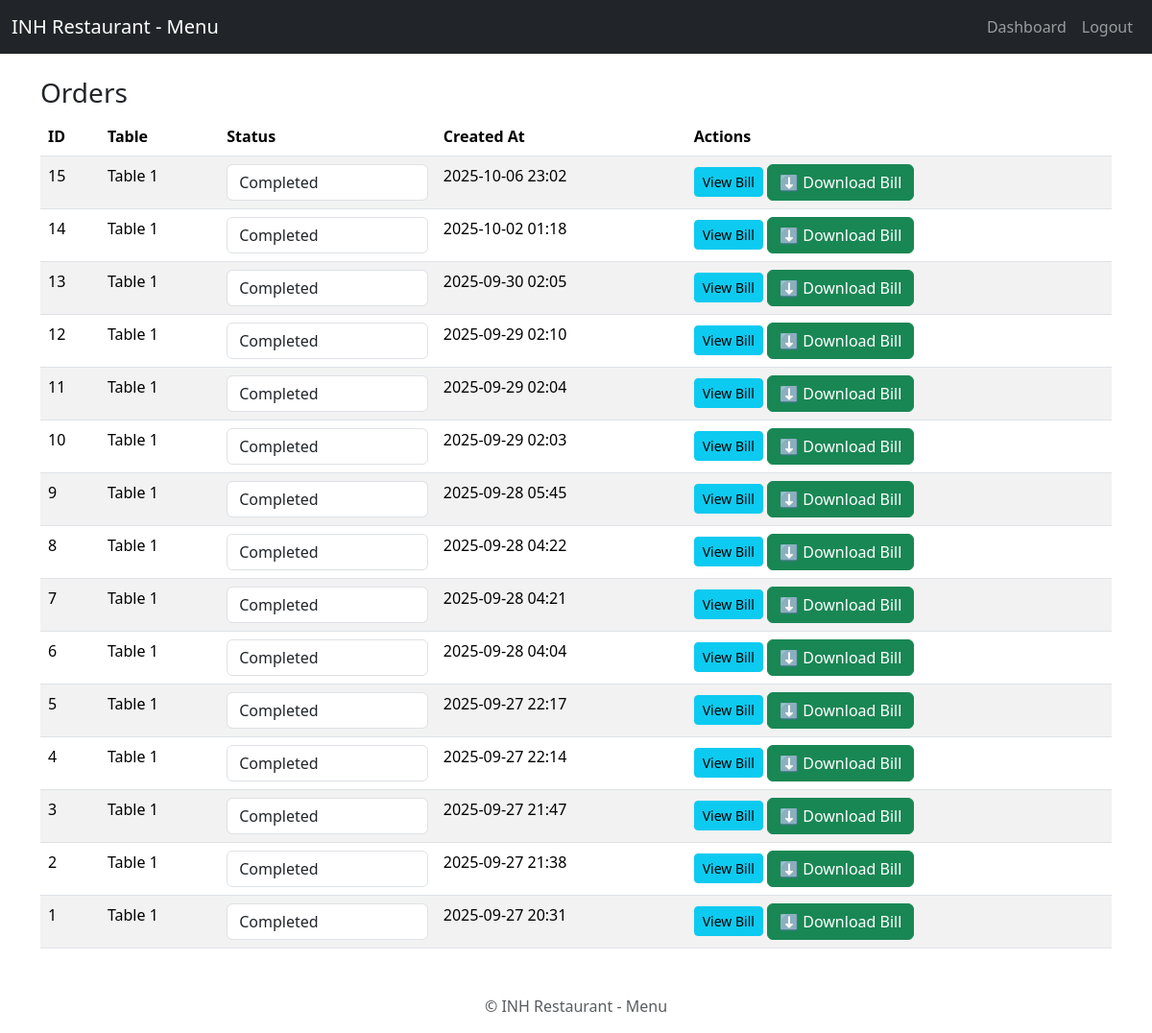
Page /admin/orders (signed in) on the committed database.
### app.py (models this page shows)
class Order(db.Model):
    id = db.Column(db.Integer, primary_key=True)
    table_id = db.Column(db.Integer, db.ForeignKey('table.id'))
    status = db.Column(db.String(20), default='pending')
    table = db.relationship('Table')
    order_items = db.relationship('OrderItem', backref='order', cascade="all, delete-orphan")
    created_at = db.Column(
        db.DateTime,
        default=lambda: datetime.now(pytz.timezone("Asia/Kolkata"))
    )

class Table(db.Model):
    id = db.Column(db.Integer, primary_key=True)
    name = db.Column(db.String(50))

### app.py (the view)
@app.route('/admin/orders')
@login_required
def admin_orders():
    orders = Order.query.order_by(Order.created_at.desc()).all()
    return render_template('admin_orders.html', orders=orders)

### app.py (called while the page is built)
@login_manager.user_loader
def load_user(user_id):
    return User.query.get(int(user_id))

### templates/admin_orders.html (shortened to what this page needs)
{% extends "base.html" %}
{% block content %}
<div class="container mt-4">
  <h3>Orders</h3>
  <table class="table table-striped">
    <thead>
      <tr>
        <th>ID</th>
        <th>Table</th>
        <th>Status</th>
        <th>Created At</th>
        <th>Actions</th>
      </tr>
    </thead>
    <tbody>
      {% for order in orders %}
      <tr id="order-{{ order.id }}">
        <td>{{ order.id }}</td>
        <td>{{ order.table.name if order.table else '' }}</td>
        <td>
          <select class="form-control status-dropdown" data-id="{{ order.id }}">
            <option value="completed" {% if order.status == 'completed' %}selected{% endif %}>Completed</option>
          </select>
        </td>
        <td>{{ order.created_at.strftime('%Y-%m-%d %H:%M') }}</td>
        <td>
          <a href="{{ url_for('view_bill', order_id=order.id) }}" class="btn btn-sm btn-info">View Bill</a>
          <a href="{{ url_for('download_bill', order_id=order.id) }}" class="btn btn-success">
  ⬇️ Download Bill
</a>
        </td>
      </tr>
      {% endfor %}
    </tbody>
  </table>
</div>
{% endblock %}

### rows in the picture
Order: id "15", table "Table 1", status+id "Completed", created_at "2025-10-06 23:02"
Order: id "14", table "Table 1", status+id "Completed", created_at "2025-10-02 01:18"
Order: id "13", table "Table 1", status+id "Completed", created_at "2025-09-30 02:05"
Order: id "12", table "Table 1", status+id "Completed", created_at "2025-09-29 02:10"
Order: id "11", table "Table 1", status+id "Completed", created_at "2025-09-29 02:04"
Order: id "10", table "Table 1", status+id "Completed", created_at "2025-09-29 02:03"
Order: id "9", table "Table 1", status+id "Completed", created_at "2025-09-28 05:45"
Order: id "8", table "Table 1", status+id "Completed", created_at "2025-09-28 04:22"
Order: id "7", table "Table 1", status+id "Completed", created_at "2025-09-28 04:21"
Order: id "6", table "Table 1", status+id "Completed", created_at "2025-09-28 04:04"
Order: id "5", table "Table 1", status+id "Completed", created_at "2025-09-27 22:17"
Order: id "4", table "Table 1", status+id "Completed", created_at "2025-09-27 22:14"
Order: id "3", table "Table 1", status+id "Completed", created_at "2025-09-27 21:47"
Order: id "2", table "Table 1", status+id "Completed", created_at "2025-09-27 21:38"
Order: id "1", table "Table 1", status+id "Completed", created_at "2025-09-27 20:31"
